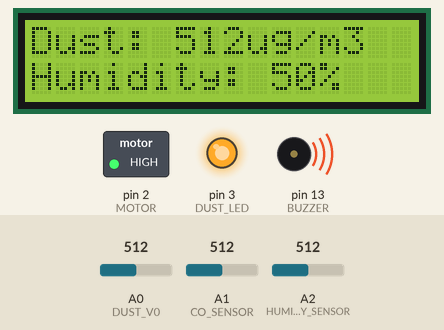
Recording of a sketch running on a simulated Arduino Uno, built with avr-gcc and run on an emulated ATmega328P. Parts: 16×2 character LCD, switched loads named in the sketch (green lamp = pin HIGH), output pins drawn as LEDs (lit = HIGH), buzzer (waves = sounding, pin HIGH). The test bench sets the inputs (shaded band); at power-on: A0 (DUST_V0) = 512, A2 (HUMIDITY_SENSOR) = 512, A1 (CO_SENSOR) = 512. The modem accepts every AT command (registered, SIM ready, sends succeed) and sends nothing else; pins used as bus, display or sensor lines are not drawn.

Above: at 3.2 s.
3.3 s: A0 (DUST_V0) set to 319
At 13.9 s:
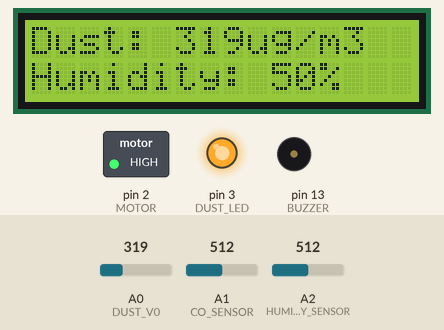
15.2 s: A0 (DUST_V0) set to 284
At 21.2 s:
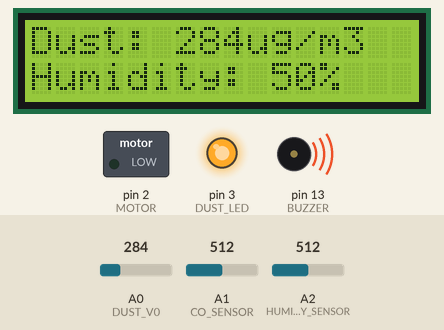
27.1 s: A2 (HUMIDITY_SENSOR) set to 114
At 38.1 s:
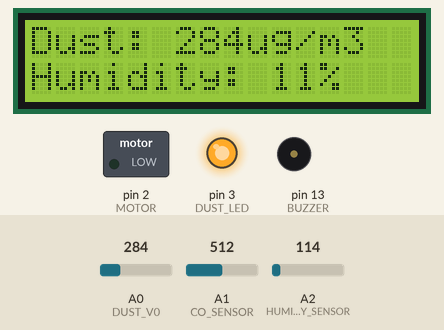
38.7 s: A2 (HUMIDITY_SENSOR) set to 92
At 45.1 s:
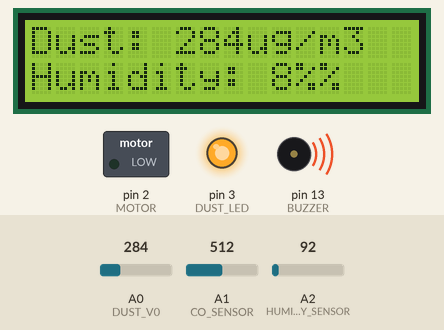
50.6 s: A0 (DUST_V0) set to 11
At 62.2 s:
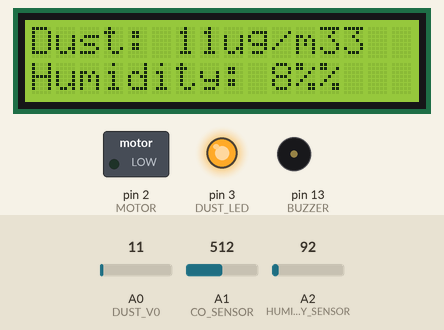
62.5 s: A0 (DUST_V0) set to 8
At 69.0 s:
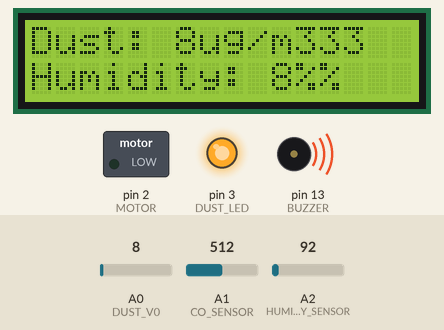
Timing chart, 0 to 75.4 s (numbered marks = the images above; inputs shaded):
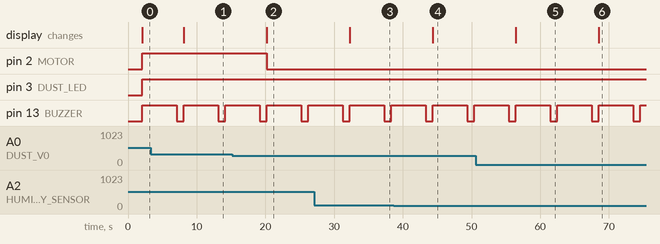

The sketch:

HUMIDITYDUSTCO.ino
```cpp
#include <LiquidCrystal.h>
#include <SoftwareSerial.h>

// LCD pins
LiquidCrystal lcd(7, 8, 9, 10, 11, 12);

// GSM module pins
SoftwareSerial gsm(4, 5);

// Pin definitions
#define DUST_LED 3
#define DUST_V0 A0
#define CO_SENSOR A1
#define HUMIDITY_SENSOR A2
#define HUMIDIFIER 10
#define RELAY_HV 11
#define MOTOR 2
#define BUZZER 13

// Thresholds and ranges
const int dustThreshold = 300;
const int coThreshold = 500;
const int humidityLow = 30;
const int humidityHigh = 70;

void setup() {
  Serial.begin(9600);
  gsm.begin(9600);

  lcd.begin(16, 2);
  lcd.print("Initializing...");
  delay(2000);
  lcd.clear();

  // Set pin modes
  pinMode(DUST_LED, OUTPUT);
  pinMode(HUMIDIFIER, OUTPUT);
  pinMode(RELAY_HV, OUTPUT);
  pinMode(MOTOR, OUTPUT);
  pinMode(BUZZER, OUTPUT);

  // Ensure devices are off initially
  digitalWrite(HUMIDIFIER, LOW);
  digitalWrite(RELAY_HV, LOW);
  digitalWrite(MOTOR, LOW);
  digitalWrite(BUZZER, LOW);
}

void loop() {
  // Read dust sensor value
  int dustValue = readDustSensor();
  lcd.setCursor(0, 0);
  lcd.print("Dust: ");
  lcd.print(dustValue);
  lcd.print("ug/m3");

  // Activate or deactivate devices based on dust levels
  if (dustValue > dustThreshold) {
    activateDevices();
  } else {
    deactivateDevices();
  }

  // Read and display humidity
  int humidityValue = analogRead(HUMIDITY_SENSOR);
  humidityValue = map(humidityValue, 0, 1023, 0, 100);
  lcd.setCursor(0, 1);
  lcd.print("Humidity: ");
  lcd.print(humidityValue);
  lcd.print("%");

  // Control humidifier
  controlHumidity(humidityValue);

  // Read and handle CO sensor value
  int coValue = analogRead(CO_SENSOR);
  if (coValue > coThreshold) {
    triggerCOAlert();
  }

  delay(1000);
}

// Function to read dust sensor
int readDustSensor() {
  digitalWrite(DUST_LED, LOW);
  delayMicroseconds(280);
  int dustValue = analogRead(DUST_V0); // Corrected from DUST_SENSOR
  delayMicroseconds(40);
  digitalWrite(DUST_LED, HIGH);
  delayMicroseconds(9680);
  return dustValue;
}

// Activate devices
void activateDevices() {
  digitalWrite(MOTOR, HIGH);
  digitalWrite(RELAY_HV, HIGH);
  digitalWrite(HUMIDIFIER, HIGH);
}

// Deactivate devices
void deactivateDevices() {
  digitalWrite(MOTOR, LOW);
  digitalWrite(RELAY_HV, LOW);
  digitalWrite(HUMIDIFIER, LOW);
}

// Control humidity based on thresholds
void controlHumidity(int humidity) {
  if (humidity < humidityLow) {
    digitalWrite(HUMIDIFIER, HIGH);
  } else if (humidity > humidityHigh) {
    digitalWrite(HUMIDIFIER, LOW);
  }
}

// Trigger alert for CO levels
void triggerCOAlert() {
  // Activate buzzer
  digitalWrite(BUZZER, HIGH);

  // Send alert via GSM
  gsm.println("ATD+91123456789;"); // Replace with an actual emergency number
  delay(5000); // Wait 5 seconds
  gsm.println("ATH"); // Hang up call

  // Deactivate buzzer
  digitalWrite(BUZZER, LOW);
}
```

Measured:
- the behaviour switches between 301 and 300 on A0 (DUST_V0) (found by bisection; images 1 and 2)
- the behaviour switches between 103 and 102 on A2 (HUMIDITY_SENSOR) (found by bisection; images 3 and 4)
- the behaviour switches between 10 and 9 on A0 (DUST_V0) (found by bisection; images 5 and 6)
- after the input at 3.3 s, the display: changes after 4.8 s (image 1)
- after the input at 15.2 s, pin 2 (MOTOR): HIGH → LOW after 5.0 s; the display: changes after 5.0 s (image 2)
- after the input at 27.1 s, the display: changes after 5.2 s (image 3)
- after the input at 38.7 s, the display: changes after 5.7 s (image 4)
- after the input at 50.6 s, the display: changes after 5.8 s (image 5)
- after the input at 62.5 s, the display: changes after 6.0 s (image 6)
